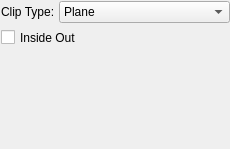
<?xml version="1.0" encoding="UTF-8"?>
<ui version="4.0">
 <class>VSClipFilter</class>
 <widget class="QWidget" name="VSClipFilter">
  <property name="geometry">
   <rect>
    <x>0</x>
    <y>0</y>
    <width>230</width>
    <height>149</height>
   </rect>
  </property>
  <property name="sizePolicy">
   <sizepolicy hsizetype="Preferred" vsizetype="Preferred">
    <horstretch>0</horstretch>
    <verstretch>0</verstretch>
   </sizepolicy>
  </property>
  <property name="minimumSize">
   <size>
    <width>0</width>
    <height>0</height>
   </size>
  </property>
  <property name="windowTitle">
   <string>Form</string>
  </property>
  <layout class="QVBoxLayout" name="verticalLayout">
   <property name="spacing">
    <number>4</number>
   </property>
   <property name="leftMargin">
    <number>1</number>
   </property>
   <property name="topMargin">
    <number>1</number>
   </property>
   <property name="rightMargin">
    <number>0</number>
   </property>
   <property name="bottomMargin">
    <number>0</number>
   </property>
   <item>
    <widget class="QWidget" name="clipTypeWidget" native="true">
     <property name="sizePolicy">
      <sizepolicy hsizetype="Expanding" vsizetype="Fixed">
       <horstretch>0</horstretch>
       <verstretch>0</verstretch>
      </sizepolicy>
     </property>
     <layout class="QHBoxLayout" name="horizontalLayout">
      <property name="spacing">
       <number>4</number>
      </property>
      <property name="leftMargin">
       <number>0</number>
      </property>
      <property name="topMargin">
       <number>0</number>
      </property>
      <property name="rightMargin">
       <number>0</number>
      </property>
      <property name="bottomMargin">
       <number>0</number>
      </property>
      <item>
       <widget class="QLabel" name="clipTypeLabel">
        <property name="sizePolicy">
         <sizepolicy hsizetype="Preferred" vsizetype="Fixed">
          <horstretch>0</horstretch>
          <verstretch>0</verstretch>
         </sizepolicy>
        </property>
        <property name="minimumSize">
         <size>
          <width>0</width>
          <height>21</height>
         </size>
        </property>
        <property name="text">
         <string>Clip Type:</string>
        </property>
       </widget>
      </item>
      <item>
       <widget class="QComboBox" name="clipTypeComboBox">
        <property name="sizePolicy">
         <sizepolicy hsizetype="Expanding" vsizetype="Fixed">
          <horstretch>0</horstretch>
          <verstretch>0</verstretch>
         </sizepolicy>
        </property>
        <property name="minimumSize">
         <size>
          <width>0</width>
          <height>22</height>
         </size>
        </property>
        <item>
         <property name="text">
          <string>Plane</string>
         </property>
        </item>
        <item>
         <property name="text">
          <string>Box</string>
         </property>
        </item>
       </widget>
      </item>
     </layout>
    </widget>
   </item>
   <item>
    <widget class="QCheckBox" name="insideOutCheckBox">
     <property name="minimumSize">
      <size>
       <width>0</width>
       <height>21</height>
      </size>
     </property>
     <property name="layoutDirection">
      <enum>Qt::LeftToRight</enum>
     </property>
     <property name="text">
      <string>Inside Out</string>
     </property>
    </widget>
   </item>
   <item>
    <widget class="QWidget" name="clipFunctionWidget" native="true"/>
   </item>
  </layout>
 </widget>
 <resources/>
 <connections/>
</ui>
